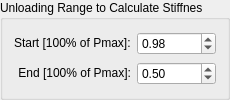
           <widget class="QGroupBox" name="groupBox_55">
            <property name="sizePolicy">
             <sizepolicy hsizetype="Maximum" vsizetype="Maximum">
              <horstretch>0</horstretch>
              <verstretch>0</verstretch>
             </sizepolicy>
            </property>
            <property name="minimumSize">
             <size>
              <width>230</width>
              <height>0</height>
             </size>
            </property>
            <property name="maximumSize">
             <size>
              <width>230</width>
              <height>300</height>
             </size>
            </property>
            <property name="title">
             <string>Unloading Range to Calculate Stiffnes</string>
            </property>
            <layout class="QGridLayout" name="gridLayout_52">
             <item row="0" column="0">
              <widget class="QLabel" name="label_6">
               <property name="sizePolicy">
                <sizepolicy hsizetype="Maximum" vsizetype="Maximum">
                 <horstretch>0</horstretch>
                 <verstretch>0</verstretch>
                </sizepolicy>
               </property>
               <property name="minimumSize">
                <size>
                 <width>110</width>
                 <height>0</height>
                </size>
               </property>
               <property name="text">
                <string>Start [100% of Pmax]:</string>
               </property>
              </widget>
             </item>
             <item row="0" column="1">
              <widget class="QDoubleSpinBox" name="doubleSpinBox_Start_Pmax_tabTAF">
               <property name="sizePolicy">
                <sizepolicy hsizetype="Minimum" vsizetype="Maximum">
                 <horstretch>0</horstretch>
                 <verstretch>0</verstretch>
                </sizepolicy>
               </property>
               <property name="singleStep">
                <double>0.010000000000000</double>
               </property>
               <property name="value">
                <double>0.980000000000000</double>
               </property>
              </widget>
             </item>
             <item row="1" column="0">
              <widget class="QLabel" name="label_7">
               <property name="sizePolicy">
                <sizepolicy hsizetype="Preferred" vsizetype="Maximum">
                 <horstretch>0</horstretch>
                 <verstretch>0</verstretch>
                </sizepolicy>
               </property>
               <property name="text">
                <string>End [100% of Pmax]:</string>
               </property>
               <property name="alignment">
                <set>Qt::AlignRight|Qt::AlignTrailing|Qt::AlignVCenter</set>
               </property>
              </widget>
             </item>
             <item row="1" column="1">
              <widget class="QDoubleSpinBox" name="doubleSpinBox_End_Pmax_tabTAF">
               <property name="sizePolicy">
                <sizepolicy hsizetype="Minimum" vsizetype="Maximum">
                 <horstretch>0</horstretch>
                 <verstretch>0</verstretch>
                </sizepolicy>
               </property>
               <property name="singleStep">
                <double>0.010000000000000</double>
               </property>
               <property name="value">
                <double>0.500000000000000</double>
               </property>
              </widget>
             </item>
            </layout>
           </widget>
